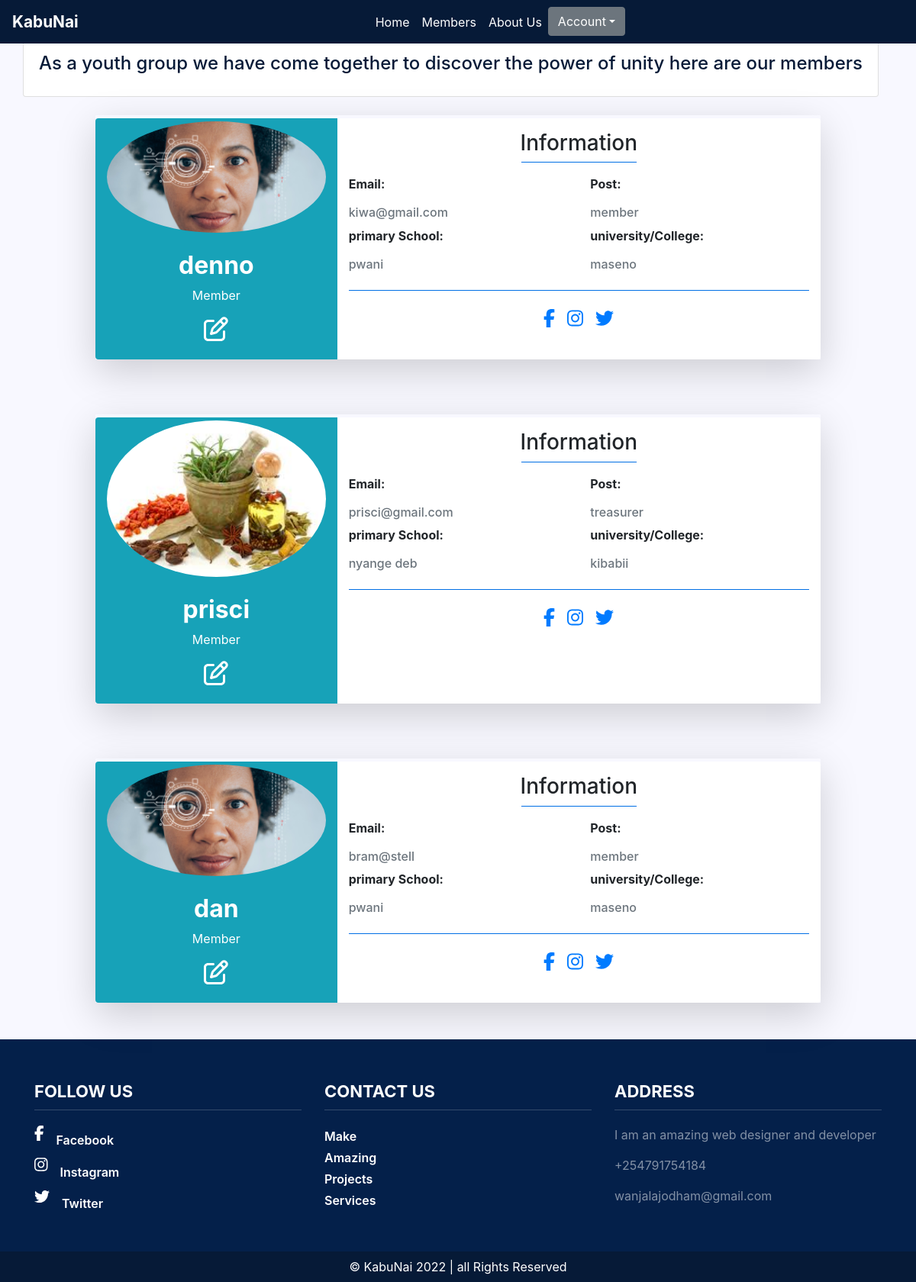
/members/, run on an earlier commit of the app's database.
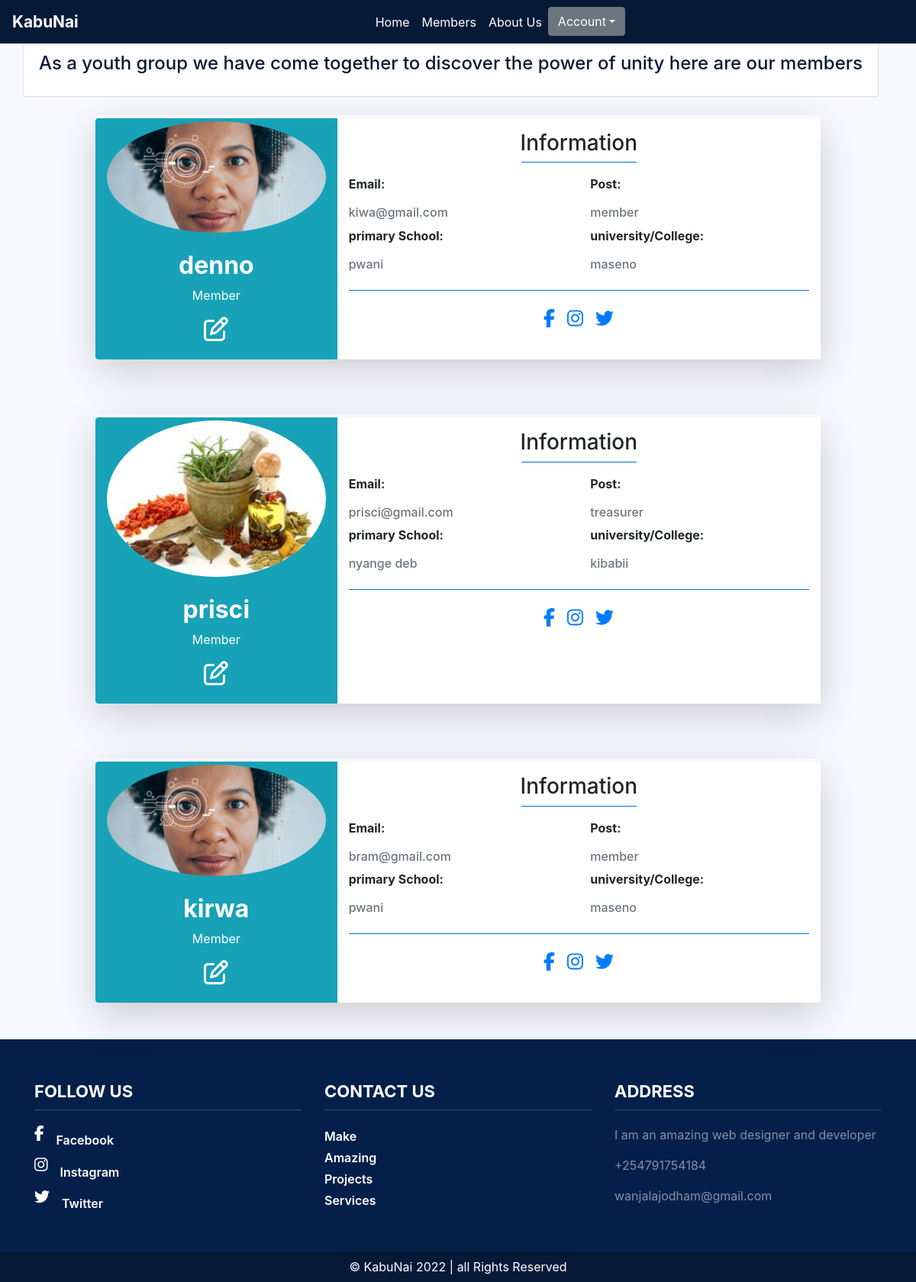
And on a later commit of the database.
### myapp/models.py (models this page shows, shortened)
class member(models.Model):
    profile_pic = models.ImageField(default='default.jpg', upload_to='profilepics', blank=True, null=True)
    user = models.OneToOneField(User, on_delete=models.CASCADE, null=True)
    firstname = models.CharField(max_length=25)
    secondname = models.CharField(max_length=25)
    username = models.CharField(max_length=25)
    Primaryscool = models.CharField(max_length=200)
    highschool = models.CharField(max_length=200)
    university = models.CharField(max_length=200)
    position = models.CharField(max_length=25, default="Member")
    email = models.EmailField()
    DateJoined = models.DateTimeField(default=timezone.now)

### myapp/views.py (the view)
# urls.py: path('members/', MembersListView.as_view(), name="members"),
class MembersListView(ListView):
    model = member
    template_name = 'member_list.html'
    context_object_name = 'members'
    totalmembers = member.objects.all().count()
    context = {'totalmembers': totalmembers}
    ordering = ['-DateJoined']

### myapp/templates/member_list.html
{% extends 'assets/base.html' %}
{% block content %}
<div class="container">
    <div class="row">
        <div class="card mt-5">
           <div class="card-body" style="color: #061a37 ">
               <div class="text-center h4">As a youth group we have come together to discover the power of
               unity here are our members</div>
           </div>
        </div>
    </div>
</div>
{% for member in members%}
<div class="container">
    <div class="row d-flex justify-content-center">
            <div class="col-md-10 mt-4 pt-1 mb-5 shadow-lg">
                <div class=" row ">
                    <div class="col-sm-4 bg-info rounded-left">
                        <div class="card-block text-center text-white">
                            <img class="rounded-circle img-fluid mt-1 card-img-top" src="{{member.profile_pic.url}}">
                            <a href="{%url 'member_detail' member.id%}"><h2 class="font-weight-bold mt-4 text-white">{{member.username}}</h2></a>
                            <p>Member</p>
                            <i class="far fa-edit fa-2x mb-4"></i>
                        </div>
                    </div>
                    <div class="col-sm-8 bg-white rounded-right">
                        <h3 class="mt-3 text-center">Information</h3>
                        <hr class="badge-primary mt-0 w-25">
                        <div class="row">
                            <div class="col-sm-6">
                                <p class="font-weight-bold">Email:</p>
                                <h6 class="text-muted">{{member.email}}</h6>
                            </div>
                             <div class="col-sm-6">
                                <p class="font-weight-bold">Post:</p>
                                <h6 class="text-muted">{{member.position}}</h6>
                            </div>
                            <div class="col-sm-6">
                                <p class="font-weight-bold">primary School:</p>
                                <h6 class="text-muted">{{member.Primaryscool}}</h6>
                            </div>
                             <div class="col-sm-6">
                                <p class="font-weight-bold">university/College:</p>
                                <h6 class="text-muted">{{member.university}}</h6>
                            </div>
                        </div>
                        <hr class="bg-primary">
                        <ul class="list-unstyled d-flex justify-content-center mt-4">
                            <li><a href="#"><i class="fab fa-facebook-f h4"></i></a> </li>
                            <li><a href="#"><i class="fab fa-instagram h4 ml-3"></i></a> </li>
                            <li><a href="#"><i class="fab fa-twitter h4 ml-3"></i></a> </li>
                        </ul>
                    </div>
                </div>
            </div>
    </div>
</div>
{% endfor%}
{% endblock content %}

### myapp/templates/assets/base.html (shortened to what this page needs)
{% load static %}
<html lang="en">
<head>
    <link rel="stylesheet" type="text/css" href="{%static 'bootstrap/css/bootstrap.min.css'%}">
  <link href="{% static 'fontawesome_free/css/fontawesome.css' %}" rel="stylesheet" type="text/css">
  <link href="{% static 'fontawesome_free/css/brands.css' %}" rel="stylesheet" type="text/css">
  <link href="{% static 'fontawesome_free/css/solid.css' %}" rel="stylesheet" type="text/css">
    <link rel="stylesheet" type="text/css" href="{%static 'style.css'%}">
</head>
<body>
{%include 'assets/navbar.html'%}
{%block content%}
{%endblock content%}
{%include 'assets/footer.html'%}
</body>
</html>

### myapp/templates/assets/navbar.html (shortened to what this page needs)
<nav class="navbar navbar-expand-md fixed-top navbar-dark bg-dark">
  <a class="navbar-brand" href="{% url 'index' %}">KabuNai</a>
  <div class="collapse navbar-collapse" id="navbarTogglerDemo03">
    <ul class="navbar-nav ml-auto mt-2 mt-lg-0">
      <li class="nav-item active">
        <a class="nav-link" href="{%url 'index'%}">Home <span class="sr-only">(current)</span></a>
      </li>
      <li class="nav-item">
        <a class="nav-link" href="{% url 'members'%}">Members</a>
      </li>
      <li class="nav-item">
        <a class="nav-link" href="{% url 'about' %}">About Us</a>
      </li>
      <li class="nav-item">
        <div class="dropdown">
          <a class="btn btn-secondary dropdown-toggle" href="#" role="button"
             id="dropdownMenuLink" data-toggle="dropdown" aria-haspopup="true" aria-expanded="false">Account</a>
        </div>
      </li>
    </ul>
  </div>
</nav>

### myapp/templates/assets/footer.html
<div class="footer">
	<div class="container">
		<div class="row">
			<div class="col">
				<h5>Follow Us</h5>
				<ul>
					<li><a href="#"><i class="fab fa-facebook-f h5 "></i><label class="ml-3">Facebook</label></a></li>
					<li><a href="#"><i class="fab fa-instagram h5 "></i><label class="ml-3">Instagram</label></a></li>
					<li><a href="#"><i class="fab fa-twitter h5 "></i><label class="ml-3">Twitter</label></a></li>
				</ul>
			</div>
			<div class="col">
				<h5>Contact Us</h5>
				<ul>
					<li><a href="#">Make</a></li>
					<li><a href="#">Amazing</a></li>
					<li><a href="#">Projects</a></li>
					<li><a href="#">Services</a></li>
				</ul>
			</div>
			<div class="col">
				<h5>Address</h5>
				<p>I am an amazing web designer and developer</p>
				<p>+254791754184</p>
				<p>wanjalajodham@gmail.com</p>
			</div>
		</div>
	</div>
</div>
<div class="copyright">
	<div class="container">
		<p>&copy; KabuNai 2022 | all Rights Reserved</p>
	</div>
</div>

### static/style.css (style rules this page uses)
body { background-color: #F8F8FF !important; }
.navbar { background-color: #061a37 !important; }
.navbar .navbar-brand { color: #fff; font-weight: bolder; font-size: 1.3em; }
.navbar .navbar-nav { margin: 0 auto; }
.navbar .nav-item a { color: #fff !important; }
.footer { padding: 55px 0 25px; background-color: #04204a !important; }
.footer h5 { color: #fff; font-size: 22px; font-weight: 700; text-transform: uppercase; border-bottom: 1px solid #ffffff30; padding-bottom: 10px; margin-bottom: 20px; }
.footer ul { padding-left: 0; list-style: none; }
.footer ul li { line-height: 28px; font-weight: 600; }
.footer ul li a { color: #fff; }
.footer p { color: #ffffff80; }
.copyright { height: 40px; background-color: #061a37; line-height: 40px; }
.copyright p { margin-bottom: 0; color: #ffffff; text-align: center; }

What changed in the data, as far as the page shows it:
changed member: username "dan" → "kirwa"; email "bram@stell" → "bram@gmail.com"
